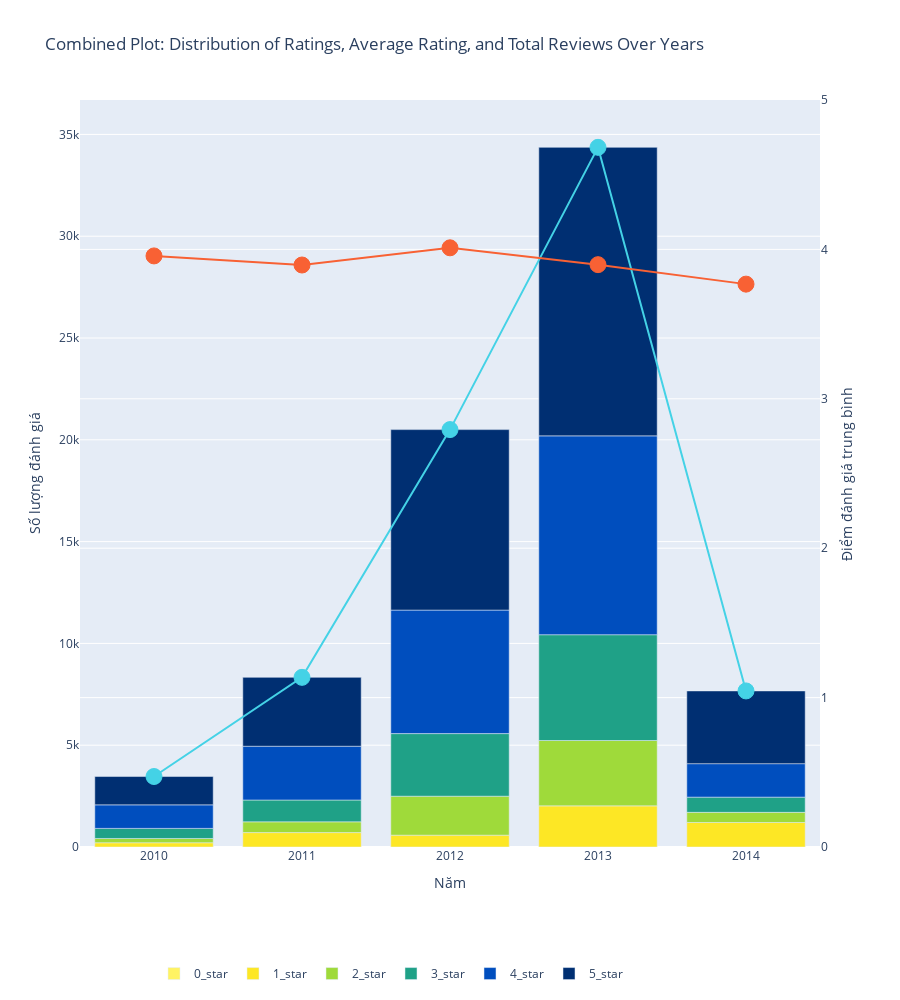

Notebook code for this chart:
### Code cell
import plotly.express as px

# Filter data for years from 2010 onwards
dataframe_input = result_df[result_df['year'] >= 2010]
#   color_discrete_sequence=['#142459', '#002f72' '#0045a5' '#176ba0', '#19aade', '#1bd4d4', '#1de4bd']
# Plotting the distribution of ratings
fig1 = px.bar(dataframe_input, x='year', y=[f'{i}_star' for i in range(6)],
              labels={'value': 'Số lượng', 'variable': 'Rating'},
              title='Combined Plot: Distribution of Ratings, Average Rating, and Total Reviews Over Years',
              color_discrete_sequence=['#fff363', '#fde725', '#9fda3a', '#1fa187', '#004ebe', '#002f72'],)
                

# Adding trace for total reviews with blue color and legend label
total_reviews_trace = px.line(dataframe_input, x='year', y='total_reviews',
                              labels={'value': 'Total Reviews', 'variable': 'Metric'},
                              line_shape='linear', title='')
total_reviews_trace.update_traces(line=dict(color='#44d2e6', width=2, dash='solid'), name='Total Reviews')

# Adding markers on the 'Total Reviews' line
total_reviews_trace.update_traces(mode='markers+lines', marker=dict(symbol='circle', size=16, color='#44d2e6', line=dict(color='#44d2e6', width=1)))
fig1.add_trace(total_reviews_trace.data[0])

# Adding trace for average rating on the secondary Y-axis with yellow color and legend label
avg_star_trace = px.line(dataframe_input, x='year', y='avg_star',
                         labels={'value': 'Average Rating', 'variable': 'Metric'},
                         line_shape='linear', title='')
avg_star_trace.update_traces(yaxis="y2", line=dict(color='#f86134', width=2, dash='solid'), name='Average Rating')

# Adding markers on the 'Average Rating' line
avg_star_trace.update_traces(mode='markers+lines', marker=dict(symbol='circle', size=16, color='#f86134', line=dict(color='#f86134', width=1)))
fig1.add_trace(avg_star_trace.data[0])

# Updating layout
fig1.update_layout(
    xaxis=dict(title='Năm'),
    yaxis=dict(title='Số lượng đánh giá'),
    yaxis2=dict(title='Điểm đánh giá trung bình', overlaying='y', side='right', range=[0, 5]),
    legend=dict(title='', orientation="h", x=0.1, y=-0.15),
    height=1000,
)

# Showing the plot
fig1.show()

### Figure 1 — Plotly figure (JSON) as saved in the notebook; plotly's stock layout.template omitted (floating-point values rounded to 4 significant figures)
{"data": [{"alignmentgroup": "True", "hovertemplate": "Rating=0_star<br>year=%{x}<br>Số lượng=%{y}<extra></extra>", "legendgroup": "0_star", "marker": {"color": "#fff363", "pattern": {"shape": ""}}, "name": "0_star", "offsetgroup": "0_star", "orientation": "v", "showlegend": true, "textposition": "auto", "type": "bar", "x": [2010, 2011, 2012, 2013, 2014], "xaxis": "x", "y": [0, 0, 0, 1, 0], "yaxis": "y"}, {"alignmentgroup": "True", "hovertemplate": "Rating=1_star<br>year=%{x}<br>Số lượng=%{y}<extra></extra>", "legendgroup": "1_star", "marker": {"color": "#fde725", "pattern": {"shape": ""}}, "name": "1_star", "offsetgroup": "1_star", "orientation": "v", "showlegend": true, "textposition": "auto", "type": "bar", "x": [2010, 2011, 2012, 2013, 2014], "xaxis": "x", "y": [210, 708, 581, 2019, 1204], "yaxis": "y"}, {"alignmentgroup": "True", "hovertemplate": "Rating=2_star<br>year=%{x}<br>Số lượng=%{y}<extra></extra>", "legendgroup": "2_star", "marker": {"color": "#9fda3a", "pattern": {"shape": ""}}, "name": "2_star", "offsetgroup": "2_star", "orientation": "v", "showlegend": true, "textposition": "auto", "type": "bar", "x": [2010, 2011, 2012, 2013, 2014], "xaxis": "x", "y": [209, 529, 1914, 3211, 498], "yaxis": "y"}, {"alignmentgroup": "True", "hovertemplate": "Rating=3_star<br>year=%{x}<br>Số lượng=%{y}<extra></extra>", "legendgroup": "3_star", "marker": {"color": "#1fa187", "pattern": {"shape": ""}}, "name": "3_star", "offsetgroup": "3_star", "orientation": "v", "showlegend": true, "textposition": "auto", "type": "bar", "x": [2010, 2011, 2012, 2013, 2014], "xaxis": "x", "y": [495, 1071, 3076, 5196, 747], "yaxis": "y"}, {"alignmentgroup": "True", "hovertemplate": "Rating=4_star<br>year=%{x}<br>Số lượng=%{y}<extra></extra>", "legendgroup": "4_star", "marker": {"color": "#004ebe", "pattern": {"shape": ""}}, "name": "4_star", "offsetgroup": "4_star", "orientation": "v", "showlegend": true, "textposition": "auto", "type": "bar", "x": [2010, 2011, 2012, 2013, 2014], "xaxis": "x", "y": [1156, 2641, 6066, 9767, 1644], "yaxis": "y"}, {"alignmentgroup": "True", "hovertemplate": "Rating=5_star<br>year=%{x}<br>Số lượng=%{y}<extra></extra>", "legendgroup": "5_star", "marker": {"color": "#002f72", "pattern": {"shape": ""}}, "name": "5_star", "offsetgroup": "5_star", "orientation": "v", "showlegend": true, "textposition": "auto", "type": "bar", "x": [2010, 2011, 2012, 2013, 2014], "xaxis": "x", "y": [1392, 3383, 8864, 14171, 3573], "yaxis": "y"}, {"hovertemplate": "year=%{x}<br>total_reviews=%{y}<extra></extra>", "legendgroup": "", "line": {"color": "#44d2e6", "dash": "solid", "shape": "linear", "width": 2}, "marker": {"color": "#44d2e6", "line": {"color": "#44d2e6", "width": 1}, "size": 16, "symbol": "circle"}, "mode": "markers+lines", "name": "Total Reviews", "orientation": "v", "showlegend": false, "type": "scatter", "x": [2010, 2011, 2012, 2013, 2014], "xaxis": "x", "y": [3462, 8332, 20501, 34365, 7666], "yaxis": "y"}, {"hovertemplate": "year=%{x}<br>avg_star=%{y}<extra></extra>", "legendgroup": "", "line": {"color": "#f86134", "dash": "solid", "shape": "linear", "width": 2}, "marker": {"color": "#f86134", "line": {"color": "#f86134", "width": 1}, "size": 16, "symbol": "circle"}, "mode": "markers+lines", "name": "Average Rating", "orientation": "v", "showlegend": false, "type": "scatter", "x": [2010, 2011, 2012, 2013, 2014], "xaxis": "x", "y": [3.956, 3.896, 4.011, 3.898, 3.768], "yaxis": "y2"}], "layout": {"barmode": "relative", "height": 1000, "legend": {"orientation": "h", "title": {"text": ""}, "tracegroupgap": 0, "x": 0.1, "y": -0.15}, "title": {"text": "Combined Plot: Distribution of Ratings, Average Rating, and Total Reviews Over Years"}, "xaxis": {"anchor": "y", "domain": [0, 1], "title": {"text": "Năm"}}, "yaxis": {"anchor": "x", "domain": [0, 1], "title": {"text": "Số lượng đánh giá"}}, "yaxis2": {"overlaying": "y", "range": [0, 5], "side": "right", "title": {"text": "Điểm đánh giá trung bình"}}}}
